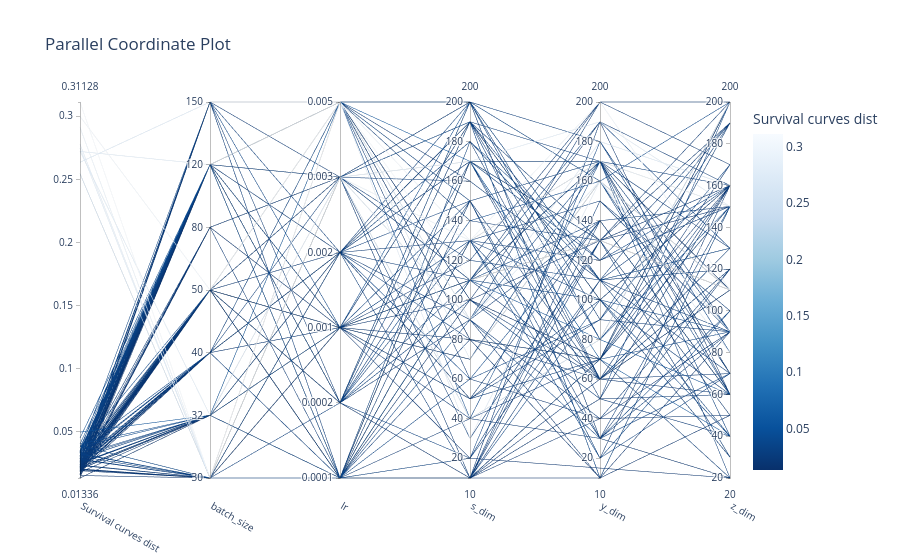
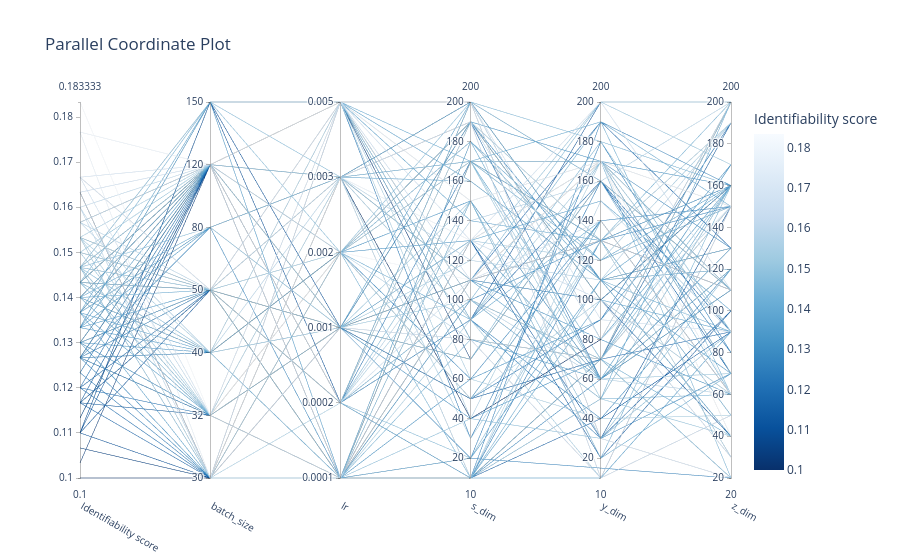

Write notebook code for charts like these, in order.
### Code cell
from optuna.visualization import plot_parallel_coordinate, plot_slice, plot_param_importances

for i in range(len(names_objs)):
    plot_parallel_coordinate(study, target=lambda t: t.values[i], target_name=names_objs[i]).show() # relationships between objectives and parameters

### Figure 1 — Plotly figure (JSON) as saved in the notebook; plotly's stock layout.template omitted (floating-point values rounded to 4 significant figures; data arrays with more than 128 entries replaced by an {"elided": "..."} marker saying what was removed)
{"data": [{"dimensions": [{"label": "Survival curves dist", "range": [0.01336, 0.3113], "values": {"elided": "145 float values"}}, {"label": "batch_size", "range": [0, 6], "ticktext": ["30", "32", "40", "50", "80", "120", "150"], "tickvals": [0, 1, 2, 3, 4, 5, 6], "values": {"elided": "145 int values"}}, {"label": "lr", "range": [0, 5], "ticktext": ["0.0001", "0.0002", "0.001", "0.002", "0.003", "0.005"], "tickvals": [0, 1, 2, 3, 4, 5], "values": {"elided": "145 int values"}}, {"label": "s_dim", "range": [10, 200], "values": {"elided": "145 int values"}}, {"label": "y_dim", "range": [10, 200], "values": {"elided": "145 int values"}}, {"label": "z_dim", "range": [20, 200], "values": {"elided": "145 int values"}}], "labelangle": 30, "labelside": "bottom", "line": {"color": {"elided": "145 float values"}, "colorbar": {"title": {"text": "Survival curves dist"}}, "colorscale": [[0, "rgb(247,251,255)"], [0.125, "rgb(222,235,247)"], [0.25, "rgb(198,219,239)"], [0.375, "rgb(158,202,225)"], [0.5, "rgb(107,174,214)"], [0.625, "rgb(66,146,198)"], [0.75, "rgb(33,113,181)"], [0.875, "rgb(8,81,156)"], [1, "rgb(8,48,107)"]], "reversescale": true, "showscale": true}, "type": "parcoords"}], "layout": {"title": {"text": "Parallel Coordinate Plot"}}}

### Figure 2 — Plotly figure (JSON) as saved in the notebook; plotly's stock layout.template omitted (floating-point values rounded to 4 significant figures; data arrays with more than 128 entries replaced by an {"elided": "..."} marker saying what was removed)
{"data": [{"dimensions": [{"label": "Identifiability score", "range": [0.1, 0.1833], "values": {"elided": "145 float values"}}, {"label": "batch_size", "range": [0, 6], "ticktext": ["30", "32", "40", "50", "80", "120", "150"], "tickvals": [0, 1, 2, 3, 4, 5, 6], "values": {"elided": "145 int values"}}, {"label": "lr", "range": [0, 5], "ticktext": ["0.0001", "0.0002", "0.001", "0.002", "0.003", "0.005"], "tickvals": [0, 1, 2, 3, 4, 5], "values": {"elided": "145 int values"}}, {"label": "s_dim", "range": [10, 200], "values": {"elided": "145 int values"}}, {"label": "y_dim", "range": [10, 200], "values": {"elided": "145 int values"}}, {"label": "z_dim", "range": [20, 200], "values": {"elided": "145 int values"}}], "labelangle": 30, "labelside": "bottom", "line": {"color": {"elided": "145 float values"}, "colorbar": {"title": {"text": "Identifiability score"}}, "colorscale": [[0, "rgb(247,251,255)"], [0.125, "rgb(222,235,247)"], [0.25, "rgb(198,219,239)"], [0.375, "rgb(158,202,225)"], [0.5, "rgb(107,174,214)"], [0.625, "rgb(66,146,198)"], [0.75, "rgb(33,113,181)"], [0.875, "rgb(8,81,156)"], [1, "rgb(8,48,107)"]], "reversescale": true, "showscale": true}, "type": "parcoords"}], "layout": {"title": {"text": "Parallel Coordinate Plot"}}}
